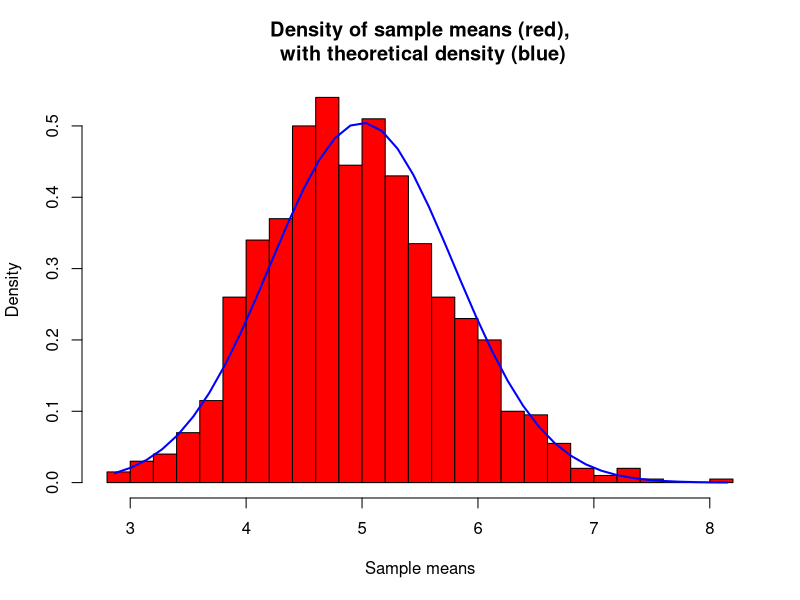
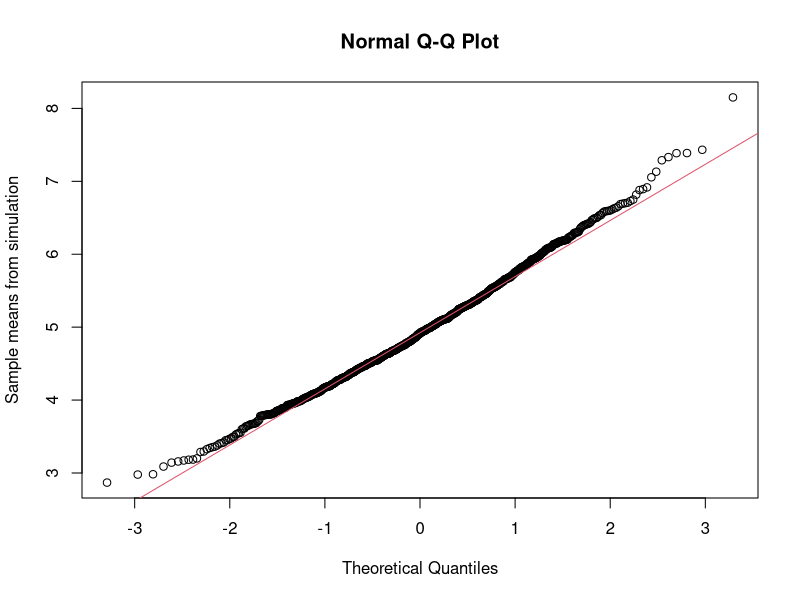
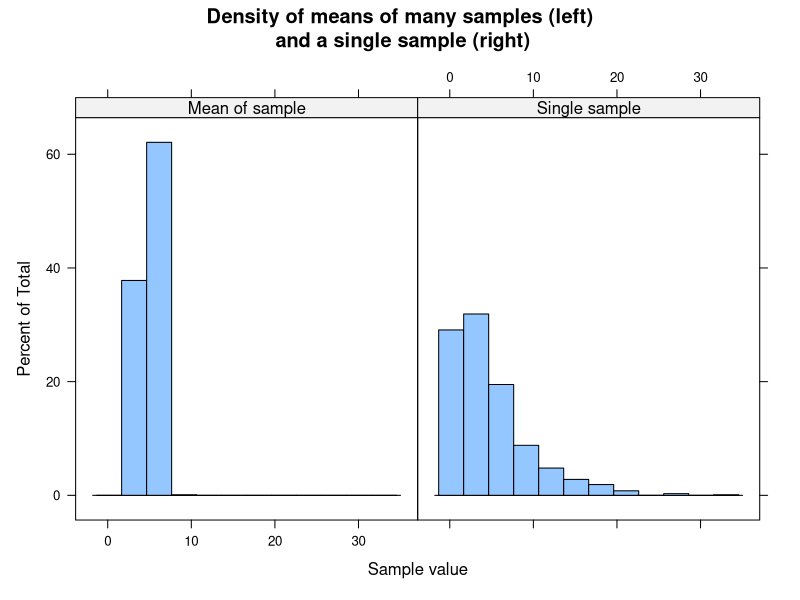

These charts were generated, in order, by the following R code:
## ---- chunk 1
lambda<-0.2
samplesize<-40
nreps<-1000
samplemeans<-rep(0,nreps)

for (i in 1:nreps) {
  tempsample<-rexp(samplesize,lambda)
	samplemeans[i]<-mean(tempsample)
}
## ---- chunk 2
#sample (mean)
mean(samplemeans)
#theory (mean)
theo_mean<-1/lambda
theo_mean
## ---- chunk 3
hist(samplemeans,breaks=20,col="red",freq=FALSE,xlab="Sample means",main="Density of sample means (red),\n with theoretical density (blue)")
xfit<-seq(min(samplemeans),max(samplemeans),length=samplesize) 
yfit<-dnorm(xfit,mean=1/lambda,sd=1/(lambda*sqrt(samplesize))) 
lines(xfit, yfit, col="blue", lwd=2)
## ---- chunk 4
#sample (variability about mean)
var(samplemeans)
#theory (variability about mean)
theo_var_about_mean<-1/(samplesize*lambda^2)
theo_var_about_mean
## ---- chunk 5
qqnorm(samplemeans,ylab="Sample means from simulation"); qqline(samplemeans, col = 2)
## ---- chunk 6
sample2<-rexp(nreps,lambda)
y<-c(samplemeans,sample2)
x<-c(rep("Mean of sample",nreps),rep("Single sample",nreps))
xy_df<-data.frame(x,y)
library(lattice)
histogram(~ y | as.factor(x),xlab="Sample value",main="Density of means of many samples (left)\n and a single sample (right)")
